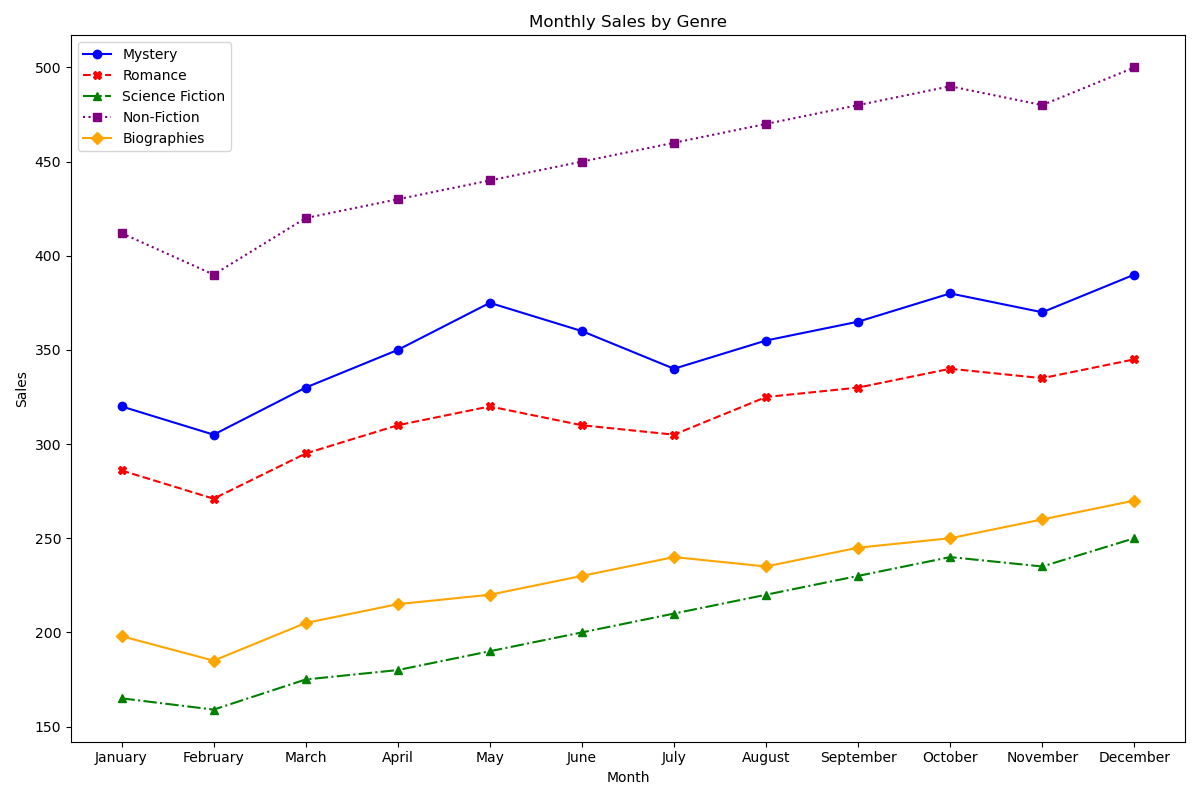

Recreate this plot in Python.

import matplotlib.pyplot as plt

# Data from the table
data = [
    {'Month': 'January', 'Mystery': 320, 'Romance': 286, 'Science Fiction': 165, 'Non-Fiction': 412, 'Biographies': 198},
    {'Month': 'February', 'Mystery': 305, 'Romance': 271, 'Science Fiction': 159, 'Non-Fiction': 390, 'Biographies': 185},
    {'Month': 'March', 'Mystery': 330, 'Romance': 295, 'Science Fiction': 175, 'Non-Fiction': 420, 'Biographies': 205},
    {'Month': 'April', 'Mystery': 350, 'Romance': 310, 'Science Fiction': 180, 'Non-Fiction': 430, 'Biographies': 215},
    {'Month': 'May', 'Mystery': 375, 'Romance': 320, 'Science Fiction': 190, 'Non-Fiction': 440, 'Biographies': 220},
    {'Month': 'June', 'Mystery': 360, 'Romance': 310, 'Science Fiction': 200, 'Non-Fiction': 450, 'Biographies': 230},
    {'Month': 'July', 'Mystery': 340, 'Romance': 305, 'Science Fiction': 210, 'Non-Fiction': 460, 'Biographies': 240},
    {'Month': 'August', 'Mystery': 355, 'Romance': 325, 'Science Fiction': 220, 'Non-Fiction': 470, 'Biographies': 235},
    {'Month': 'September', 'Mystery': 365, 'Romance': 330, 'Science Fiction': 230, 'Non-Fiction': 480, 'Biographies': 245},
    {'Month': 'October', 'Mystery': 380, 'Romance': 340, 'Science Fiction': 240, 'Non-Fiction': 490, 'Biographies': 250},
    {'Month': 'November', 'Mystery': 370, 'Romance': 335, 'Science Fiction': 235, 'Non-Fiction': 480, 'Biographies': 260},
    {'Month': 'December', 'Mystery': 390, 'Romance': 345, 'Science Fiction': 250, 'Non-Fiction': 500, 'Biographies': 270}
]

# Extracting months
months = [record['Month'] for record in data]

# Extracting data for each genre
mystery = [record['Mystery'] for record in data]
romance = [record['Romance'] for record in data]
science_fiction = [record['Science Fiction'] for record in data]
non_fiction = [record['Non-Fiction'] for record in data]
biographies = [record['Biographies'] for record in data]

# Start plotting
plt.figure(figsize=(12, 8))

# Plotting each genre
plt.plot(months, mystery, label='Mystery', marker='o', linestyle='-', color='blue')
plt.plot(months, romance, label='Romance', marker='X', linestyle='--', color='red')
plt.plot(months, science_fiction, label='Science Fiction', marker='^', linestyle='-.', color='green')
plt.plot(months, non_fiction, label='Non-Fiction', marker='s', linestyle=':', color='purple')
plt.plot(months, biographies, label='Biographies', marker='D', linestyle='-', color='orange')

# Adding titles and labels
plt.title('Monthly Sales by Genre')
plt.xlabel('Month')
plt.ylabel('Sales')

# Add a legend
plt.legend()

# Improve layout
plt.tight_layout()

# Display the plot
plt.show()
